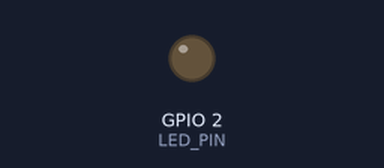
The sketch below on a simulated ESP32. Shown: output pins drawn as LEDs (lit = HIGH). WiFi joins after 1.5 s; servers stay silent unless stated; uploads are accepted with an empty reply; the camera gives no picture; what the sketch prints to the serial monitor is not drawn.

Above: at 2.04 s.
Timing chart, 0 to 3.8 s (numbered marks = the images above):
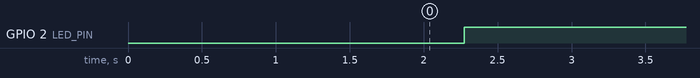

Measured:
- by itself, GPIO 2 (LED_PIN): LOW → HIGH at 2.3 s

The sketch:

ESP32Cam.ino
```cpp
#include "esp_camera.h"
#include "soc/soc.h"
#include "soc/rtc_cntl_reg.h"
#include <Arduino.h>
#include <WiFi.h>
#include <HTTPClient.h>
#include <WiFiClientSecure.h>
#include "base64.h"
#include <ArduinoJson.h>

// WiFi credentials
const char *ssid = "...";
const char *password = "...";

// Device ID for database
const char *deviceID = "...";

// Server and endpoints
const String host = "...";
const int httpPort = 8000;
String getPath = "/api/get-flood-status/";
String postPath = "/api/upload-image/";
String fullPostPath = postPath + String(deviceID);

// Authentication
const char *token = "...";

// LED PIN
const int LED_PIN = 2;

// WiFi client
// WiFiClientSecure client;
WiFiClient client;

// HTTP Client
HTTPClient http;

// Camera Settings
#define PWDN_GPIO_NUM     32
#define RESET_GPIO_NUM    -1
#define XCLK_GPIO_NUM      0
#define SIOD_GPIO_NUM     26
#define SIOC_GPIO_NUM     27
#define Y9_GPIO_NUM       35
#define Y8_GPIO_NUM       34
#define Y7_GPIO_NUM       39
#define Y6_GPIO_NUM       36
#define Y5_GPIO_NUM       21
#define Y4_GPIO_NUM       19
#define Y3_GPIO_NUM       18
#define Y2_GPIO_NUM        5
#define VSYNC_GPIO_NUM    25
#define HREF_GPIO_NUM     23
#define PCLK_GPIO_NUM     22

void setupCamera() {
  camera_config_t config;
  config.ledc_channel = LEDC_CHANNEL_0;
  config.ledc_timer = LEDC_TIMER_0;
  config.pin_d0 = Y2_GPIO_NUM;
  config.pin_d1 = Y3_GPIO_NUM;
  config.pin_d2 = Y4_GPIO_NUM;
  config.pin_d3 = Y5_GPIO_NUM;
  config.pin_d4 = Y6_GPIO_NUM;
  config.pin_d5 = Y7_GPIO_NUM;
  config.pin_d6 = Y8_GPIO_NUM;
  config.pin_d7 = Y9_GPIO_NUM;
  config.pin_xclk = XCLK_GPIO_NUM;
  config.pin_pclk = PCLK_GPIO_NUM;
  config.pin_vsync = VSYNC_GPIO_NUM;
  config.pin_href = HREF_GPIO_NUM;
  config.pin_sccb_sda = SIOD_GPIO_NUM;
  config.pin_sccb_scl = SIOC_GPIO_NUM;
  config.pin_pwdn = PWDN_GPIO_NUM;
  config.pin_reset = RESET_GPIO_NUM;
  config.xclk_freq_hz = 20000000;
  config.pixel_format = PIXFORMAT_JPEG; //YUV422,GRAYSCALE,RGB565,JPEG

  // Select lower framesize if the camera doesn't support PSRAM
  if(psramFound()){
    config.frame_size = FRAMESIZE_QVGA; // 320x240 // FRAMESIZE_ + QVGA|CIF|VGA|SVGA|XGA|SXGA|UXGA
    // config.frame_size = FRAMESIZE_UXGA; // 1600x1200 // FRAMESIZE_ + QVGA|CIF|VGA|SVGA|XGA|SXGA|UXGA
    // config.frame_size = FRAMESIZE_VGA; // 640x480
    // config.frame_size = FRAMESIZE_XGA; // 1024x768
    // config.frame_size = FRAMESIZE_SXGA; // 1280x1024
    config.jpeg_quality = 10; //10-63 lower number means higher quality
    config.fb_count = 2;
  } else {
    config.frame_size = FRAMESIZE_SVGA;
    config.jpeg_quality = 12;
    config.fb_count = 1;
  }

  // Initialize the Camera
  esp_err_t err = esp_camera_init(&config);
  if (err != ESP_OK) {
    Serial.printf("Camera init failed with error 0x%x", err);
    delay(1000);
    ESP.restart();
  }
}

bool getFloodStatus() {
  String serverUrl = host + ":" + String(httpPort) + getPath + "?pair_id=" + String(deviceID);
  Serial.print("Getting from ");
  Serial.println(serverUrl);

  if (WiFi.status() != WL_CONNECTED) {
    Serial.println("Not connected to WiFi");
    return false;
  }

  // client.setInsecure();
  http.begin(client, serverUrl);

  // http.setAuthorization();

  // Send HTTP GET request
  int response = http.GET();
  String payload = "{}";
  StaticJsonDocument<200> doc;
  DeserializationError error;

  if (response > 0) {
    Serial.print("HTTP Response Code: ");
    Serial.println(response);
    payload = http.getString();
    Serial.print("Payload: ");
    Serial.println(payload);

    // Parse the JSON reading
    error = deserializeJson(doc, payload);
  }
  else {
    Serial.print("Error code: ");
    Serial.println(response);
    return false;
  }

  // Free resources
  http.end();

  // Check if parsing of JSON is successful
  if (error) {
    Serial.print("Deserialization of JSON failed: ");
    Serial.println("error.f_str()");
    return "false";
  }

  const char* status = doc["status"];

  // Check status of response
  if (strcmp(status, "success") == 0) {
    const char* indicatorStr = doc["indicator"];
    bool indicator = (strcmp(indicatorStr, "true") == 0);

    Serial.print("Flood Indicator: ");
    Serial.println(indicator);

    return indicator;
  }
  else {
    const char* errorMessage = doc["message"];
    Serial.print("An error occured: ");
    Serial.println(errorMessage);

    return false;
  }
}

void updateLight(bool indicator) {
  if(indicator == true) {
    digitalWrite(LED_PIN, HIGH);
    Serial.println("Successfully turned on LED light");
  }
  else {
    digitalWrite(LED_PIN, LOW);
    Serial.println("Successfully turned off LED light");
  }
}

void sendImage() {
  // Capture image
  camera_fb_t *fb = esp_camera_fb_get();
  if (!fb) {
    Serial.println("Failed to capture image");
    delay(1000);
    ESP.restart();
  }

  String encodedImage = base64::encode(fb->buf, fb->len);  // Encode image to Base64

  encodedImage.replace("\"", "\\\"");  // Escape double quotes in the Base64 string
  String payload = "{\"image\":\"" + encodedImage + "\"}";  // Create the final payload

  // Send HTTP POST request with the Base64-encoded image
  http.begin(client, host + fullPostPath);
  http.addHeader("Content-Type", "application/json");

  int httpCode = http.POST(payload);  // Send the JSON payload

  if (httpCode > 0) {
    String response = http.getString();
    Serial.println("Response: " + response);
  } else {
    Serial.print("HTTP POST failed, error code: ");
    Serial.println(httpCode);
  }

  // Free resources
  esp_camera_fb_return(fb);
  http.end();
}

void setup() {
  // put your setup code here, to run once:
  WRITE_PERI_REG(RTC_CNTL_BROWN_OUT_REG, 0);
  Serial.begin(115200);

  // Connect to wifi
  WiFi.mode(WIFI_STA);
  WiFi.begin(ssid, password);
  WiFi.setSleep(false);

  Serial.print("WiFi connecting");
  while (WiFi.status() != WL_CONNECTED) {
    delay(500);
    Serial.print(".");
  }

  Serial.println("");
  Serial.println("WiFi connected");
  Serial.print("WiFi IP:");
  Serial.println(WiFi.localIP());

  // Setup the camera
  setupCamera();
  Serial.println("Camera has been initialized");

  // Setup LED light
  pinMode(LED_PIN, OUTPUT);

  Serial.println("Staring ESP32-Cam Loop");
}

void loop() {
  // put your main code here, to run repeatedly:
  Serial.println();
  bool status = getFloodStatus();
  Serial.print("Flood Status (in loop): ");
  Serial.println(status);

  if(status == true) {
    Serial.println("----in the if statement----");
    sendImage();
    Serial.println("----end of if statement----");
  }
  updateLight(status);

  delay(1000); // loop every second
  // delay(5000);
  // delay(30000);
}
```
